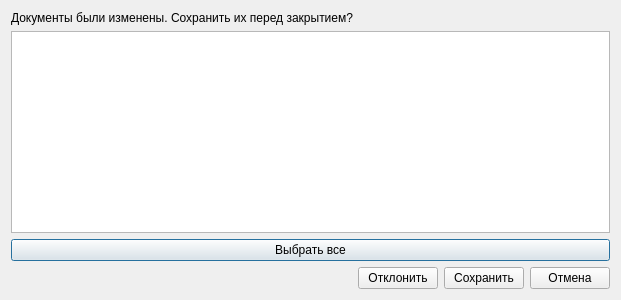
<?xml version="1.0" encoding="UTF-8"?>
<ui version="4.0">
 <class>MessageSaveFileBox</class>
 <widget class="QDialog" name="MessageSaveFileBox">
  <property name="geometry">
   <rect>
    <x>0</x>
    <y>0</y>
    <width>621</width>
    <height>300</height>
   </rect>
  </property>
  <property name="windowTitle">
   <string>Dialog</string>
  </property>
  <layout class="QVBoxLayout" name="verticalLayout">
   <item>
    <widget class="QLabel" name="label">
     <property name="text">
      <string>Документы были изменены. Сохранить их перед закрытием?</string>
     </property>
    </widget>
   </item>
   <item>
    <widget class="QTableWidget" name="tableWidget">
     <attribute name="horizontalHeaderStretchLastSection">
      <bool>false</bool>
     </attribute>
     <attribute name="verticalHeaderStretchLastSection">
      <bool>false</bool>
     </attribute>
    </widget>
   </item>
   <item>
    <widget class="QPushButton" name="btnSelectAll">
     <property name="text">
      <string>Выбрать все</string>
     </property>
    </widget>
   </item>
   <item>
    <layout class="QHBoxLayout" name="horizontalLayout">
     <item>
      <spacer name="horizontalSpacer">
       <property name="orientation">
        <enum>Qt::Horizontal</enum>
       </property>
       <property name="sizeHint" stdset="0">
        <size>
         <width>108</width>
         <height>20</height>
        </size>
       </property>
      </spacer>
     </item>
     <item>
      <widget class="QPushButton" name="btnReject">
       <property name="text">
        <string>Отклонить</string>
       </property>
      </widget>
     </item>
     <item>
      <widget class="QPushButton" name="btnSave">
       <property name="text">
        <string>Сохранить</string>
       </property>
      </widget>
     </item>
     <item>
      <widget class="QPushButton" name="btnCancel">
       <property name="text">
        <string>Отмена</string>
       </property>
      </widget>
     </item>
    </layout>
   </item>
  </layout>
 </widget>
 <resources/>
 <connections/>
</ui>
